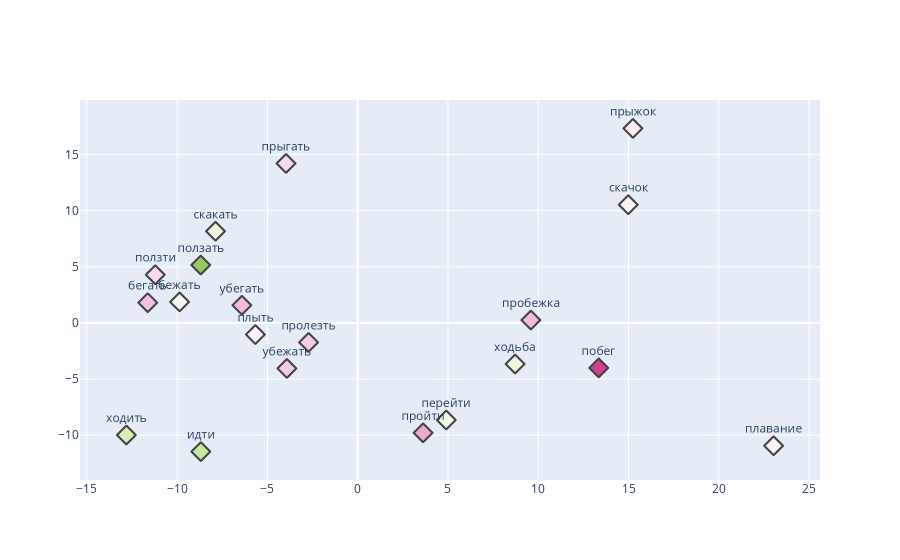

Notebook code cell kept with this figure:
### Code cell
N = 1000
fig = go.Figure(data=go.Scattergl(
   x = df_verbs['x'],
   y = df_verbs['y'],
   mode='markers+text',
   marker=dict(
       color=np.random.randn(N),
       size=15,
       symbol="diamond",
       line_width=2
   ), 
   text=df_verbs['lexeme'],
   textposition='top center',
   hovertext=df_verbs['POS']
))

fig.show()

### Figure 1 — Plotly figure (JSON) as saved in the notebook; plotly's stock layout.template omitted (floating-point values rounded to 4 significant figures; data arrays with more than 128 entries replaced by an {"elided": "..."} marker saying what was removed)
{"data": [{"hovertext": ["VERB", "VERB", "VERB", "VERB", "VERB", "VERB", "VERB", "VERB", "VERB", "VERB", "VERB", "VERB", "VERB", "VERB", "NOUN", "NOUN", "NOUN", "NOUN", "NOUN", "NOUN"], "marker": {"color": {"elided": "1000 float values"}, "line": {"width": 2}, "size": 15, "symbol": "diamond"}, "mode": "markers+text", "text": ["бегать", "скакать", "прыгать", "идти", "бежать", "ползти", "ползать", "пройти", "перейти", "пролезть", "плыть", "ходить", "убегать", "убежать", "прыжок", "скачок", "пробежка", "побег", "ходьба", "плавание"], "textposition": "top center", "type": "scattergl", "x": [-11.63, -7.874, -3.969, -8.687, -9.865, -11.21, -8.691, 3.622, 4.905, -2.72, -5.664, -12.81, -6.414, -3.92, 15.24, 14.99, 9.592, 13.35, 8.718, 23.04], "y": [1.811, 8.175, 14.22, -11.46, 1.878, 4.3, 5.165, -9.786, -8.641, -1.73, -1.027, -9.983, 1.58, -4.049, 17.34, 10.54, 0.2619, -4.002, -3.654, -10.94]}], "layout": {}}
